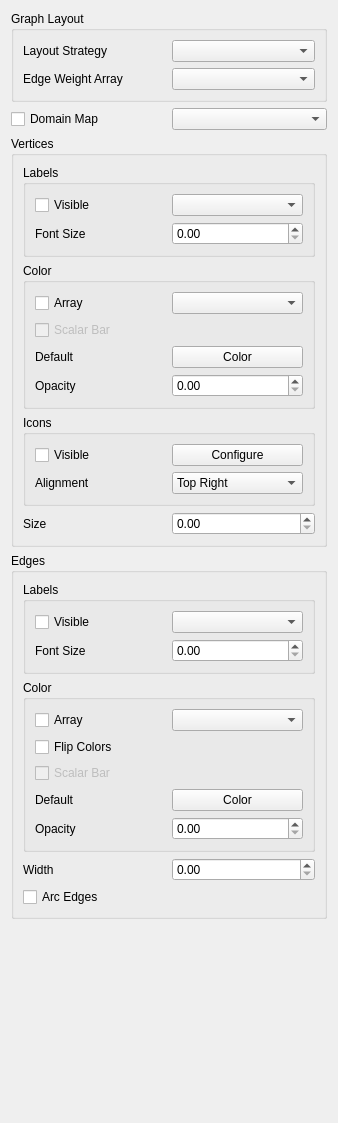
<ui version="4.0" >
 <class>ClientGraphDisplay</class>
 <widget class="QWidget" name="ClientGraphDisplay" >
  <property name="geometry" >
   <rect>
    <x>0</x>
    <y>0</y>
    <width>338</width>
    <height>1123</height>
   </rect>
  </property>
  <property name="windowTitle" >
   <string>Form</string>
  </property>
  <layout class="QVBoxLayout" >
   <item>
    <widget class="QGroupBox" name="groupBox_5" >
     <property name="title" >
      <string>Graph Layout</string>
     </property>
     <layout class="QGridLayout" >
      <item row="0" column="0" >
       <widget class="QLabel" name="label_6" >
        <property name="text" >
         <string>Layout Strategy</string>
        </property>
       </widget>
      </item>
      <item row="0" column="1" >
       <widget class="QComboBox" name="layoutStrategy" />
      </item>
      <item row="1" column="0" >
       <widget class="QLabel" name="label_7" >
        <property name="text" >
         <string>Edge Weight Array</string>
        </property>
       </widget>
      </item>
      <item row="1" column="1" >
       <widget class="QComboBox" name="edgeWeightArray" />
      </item>
     </layout>
    </widget>
   </item>
   <item>
    <layout class="QHBoxLayout" >
     <item>
      <widget class="QCheckBox" name="useDomainMap" >
       <property name="text" >
        <string>Domain Map</string>
       </property>
      </widget>
     </item>
     <item>
      <widget class="pqSourceComboBox" name="domainMap" />
     </item>
    </layout>
   </item>
   <item>
    <widget class="QGroupBox" name="vertices" >
     <property name="title" >
      <string>Vertices</string>
     </property>
     <layout class="QVBoxLayout" >
      <item>
       <widget class="QGroupBox" name="groupBox_2" >
        <property name="title" >
         <string>Labels</string>
        </property>
        <layout class="QGridLayout" >
         <item row="0" column="0" >
          <widget class="QCheckBox" name="vertexLabels" >
           <property name="text" >
            <string>Visible</string>
           </property>
          </widget>
         </item>
         <item row="0" column="1" >
          <widget class="QComboBox" name="vertexLabelArray" />
         </item>
         <item row="1" column="0" >
          <widget class="QLabel" name="label_8" >
           <property name="text" >
            <string>Font Size</string>
           </property>
          </widget>
         </item>
         <item row="1" column="1" >
          <widget class="QDoubleSpinBox" name="vertexLabelFontSize" />
         </item>
        </layout>
       </widget>
      </item>
      <item>
       <widget class="QGroupBox" name="groupBox" >
        <property name="title" >
         <string>Color</string>
        </property>
        <layout class="QGridLayout" >
         <item row="0" column="0" >
          <widget class="QCheckBox" name="vertexColorByArray" >
           <property name="text" >
            <string>Array</string>
           </property>
          </widget>
         </item>
         <item row="0" column="1" >
          <widget class="QComboBox" name="vertexColorArray" />
         </item>
         <item row="1" column="0" >
          <widget class="QCheckBox" name="vertexScalarBar" >
           <property name="enabled" >
            <bool>false</bool>
           </property>
           <property name="text" >
            <string>Scalar Bar</string>
           </property>
          </widget>
         </item>
         <item row="2" column="0" >
          <widget class="QLabel" name="label_10" >
           <property name="text" >
            <string>Default</string>
           </property>
          </widget>
         </item>
         <item row="2" column="1" >
          <widget class="pqColorChooserButton" name="vertexColor" >
           <property name="text" >
            <string>Color</string>
           </property>
          </widget>
         </item>
         <item row="3" column="0" >
          <widget class="QLabel" name="label_3" >
           <property name="text" >
            <string>Opacity</string>
           </property>
          </widget>
         </item>
         <item row="3" column="1" >
          <widget class="QDoubleSpinBox" name="vertexOpacity" >
           <property name="maximum" >
            <double>1.000000000000000</double>
           </property>
           <property name="singleStep" >
            <double>0.100000000000000</double>
           </property>
          </widget>
         </item>
        </layout>
       </widget>
      </item>
      <item>
       <widget class="QGroupBox" name="groupBox_2" >
        <property name="title" >
         <string>Icons</string>
        </property>
        <layout class="QGridLayout" >
         <item row="0" column="0" >
          <widget class="QCheckBox" name="iconVisibility" >
           <property name="text" >
            <string>Visible</string>
           </property>
          </widget>
         </item>
         <item row="0" column="1" >
          <widget class="QPushButton" name="configureIcons" >
           <property name="text" >
            <string>Configure</string>
           </property>
          </widget>
         </item>
         <item row="1" column="0" >
          <widget class="QLabel" name="label_5" >
           <property name="text" >
            <string>Alignment</string>
           </property>
          </widget>
         </item>
         <item row="1" column="1" >
          <widget class="QComboBox" name="iconAlignment" >
           <item>
            <property name="text" >
             <string>Top Right</string>
            </property>
           </item>
           <item>
            <property name="text" >
             <string>Top</string>
            </property>
           </item>
           <item>
            <property name="text" >
             <string>Top Left</string>
            </property>
           </item>
           <item>
            <property name="text" >
             <string>Right</string>
            </property>
           </item>
           <item>
            <property name="text" >
             <string>Center</string>
            </property>
           </item>
           <item>
            <property name="text" >
             <string>Left</string>
            </property>
           </item>
           <item>
            <property name="text" >
             <string>Bottom Right</string>
            </property>
           </item>
           <item>
            <property name="text" >
             <string>Bottom</string>
            </property>
           </item>
           <item>
            <property name="text" >
             <string>Bottom Left</string>
            </property>
           </item>
          </widget>
         </item>
        </layout>
       </widget>
      </item>
      <item>
       <layout class="QHBoxLayout" >
        <item>
         <widget class="QLabel" name="label" >
          <property name="text" >
           <string>Size</string>
          </property>
         </widget>
        </item>
        <item>
         <widget class="QDoubleSpinBox" name="vertexSize" />
        </item>
       </layout>
      </item>
     </layout>
    </widget>
   </item>
   <item>
    <widget class="QGroupBox" name="edges" >
     <property name="title" >
      <string>Edges</string>
     </property>
     <layout class="QVBoxLayout" >
      <item>
       <widget class="QGroupBox" name="groupBox_4" >
        <property name="title" >
         <string>Labels</string>
        </property>
        <layout class="QGridLayout" >
         <item row="0" column="0" >
          <widget class="QCheckBox" name="edgeLabels" >
           <property name="text" >
            <string>Visible</string>
           </property>
          </widget>
         </item>
         <item row="0" column="1" >
          <widget class="QComboBox" name="edgeLabelArray" />
         </item>
         <item row="1" column="0" >
          <widget class="QLabel" name="label_9" >
           <property name="text" >
            <string>Font Size</string>
           </property>
          </widget>
         </item>
         <item row="1" column="1" >
          <widget class="QDoubleSpinBox" name="edgeLabelFontSize" />
         </item>
        </layout>
       </widget>
      </item>
      <item>
       <widget class="QGroupBox" name="groupBox_3" >
        <property name="title" >
         <string>Color</string>
        </property>
        <layout class="QGridLayout" >
         <item row="0" column="0" >
          <widget class="QCheckBox" name="edgeColorByArray" >
           <property name="text" >
            <string>Array</string>
           </property>
          </widget>
         </item>
         <item row="0" column="1" >
          <widget class="QComboBox" name="edgeColorArray" />
         </item>
         <item row="3" column="0" >
          <widget class="QLabel" name="label_11" >
           <property name="text" >
            <string>Default</string>
           </property>
          </widget>
         </item>
         <item row="3" column="1" >
          <widget class="pqColorChooserButton" name="edgeColor" >
           <property name="text" >
            <string>Color</string>
           </property>
          </widget>
         </item>
         <item row="4" column="0" >
          <widget class="QLabel" name="label_4" >
           <property name="text" >
            <string>Opacity</string>
           </property>
          </widget>
         </item>
         <item row="4" column="1" >
          <widget class="QDoubleSpinBox" name="edgeOpacity" >
           <property name="maximum" >
            <double>1.000000000000000</double>
           </property>
           <property name="singleStep" >
            <double>0.100000000000000</double>
           </property>
          </widget>
         </item>
         <item row="1" column="0" >
          <widget class="QCheckBox" name="flipEdgeColorMap" >
           <property name="text" >
            <string>Flip Colors</string>
           </property>
          </widget>
         </item>
         <item row="2" column="0" >
          <widget class="QCheckBox" name="edgeScalarBar" >
           <property name="enabled" >
            <bool>false</bool>
           </property>
           <property name="text" >
            <string>Scalar Bar</string>
           </property>
          </widget>
         </item>
        </layout>
       </widget>
      </item>
      <item>
       <layout class="QHBoxLayout" >
        <item>
         <widget class="QLabel" name="label_2" >
          <property name="text" >
           <string>Width</string>
          </property>
         </widget>
        </item>
        <item>
         <widget class="QDoubleSpinBox" name="edgeWidth" />
        </item>
       </layout>
      </item>
      <item>
       <widget class="QCheckBox" name="arcEdges" >
        <property name="text" >
         <string>Arc Edges</string>
        </property>
       </widget>
      </item>
     </layout>
    </widget>
   </item>
   <item>
    <spacer>
     <property name="orientation" >
      <enum>Qt::Vertical</enum>
     </property>
     <property name="sizeHint" >
      <size>
       <width>20</width>
       <height>40</height>
      </size>
     </property>
    </spacer>
   </item>
  </layout>
 </widget>
 <customwidgets>
  <customwidget>
   <class>pqColorChooserButton</class>
   <extends>QPushButton</extends>
   <header>pqColorChooserButton.h</header>
   <container>1</container>
  </customwidget>
  <customwidget>
   <class>pqSourceComboBox</class>
   <extends>QComboBox</extends>
   <header>pqSourceComboBox.h</header>
  </customwidget>
 </customwidgets>
 <resources/>
 <connections>
  <connection>
   <sender>edgeColorByArray</sender>
   <signal>toggled(bool)</signal>
   <receiver>edgeScalarBar</receiver>
   <slot>setEnabled(bool)</slot>
   <hints>
    <hint type="sourcelabel" >
     <x>84</x>
     <y>526</y>
    </hint>
    <hint type="destinationlabel" >
     <x>84</x>
     <y>571</y>
    </hint>
   </hints>
  </connection>
  <connection>
   <sender>vertexColorByArray</sender>
   <signal>toggled(bool)</signal>
   <receiver>vertexScalarBar</receiver>
   <slot>setEnabled(bool)</slot>
   <hints>
    <hint type="sourcelabel" >
     <x>106</x>
     <y>208</y>
    </hint>
    <hint type="destinationlabel" >
     <x>65</x>
     <y>234</y>
    </hint>
   </hints>
  </connection>
 </connections>
</ui>
